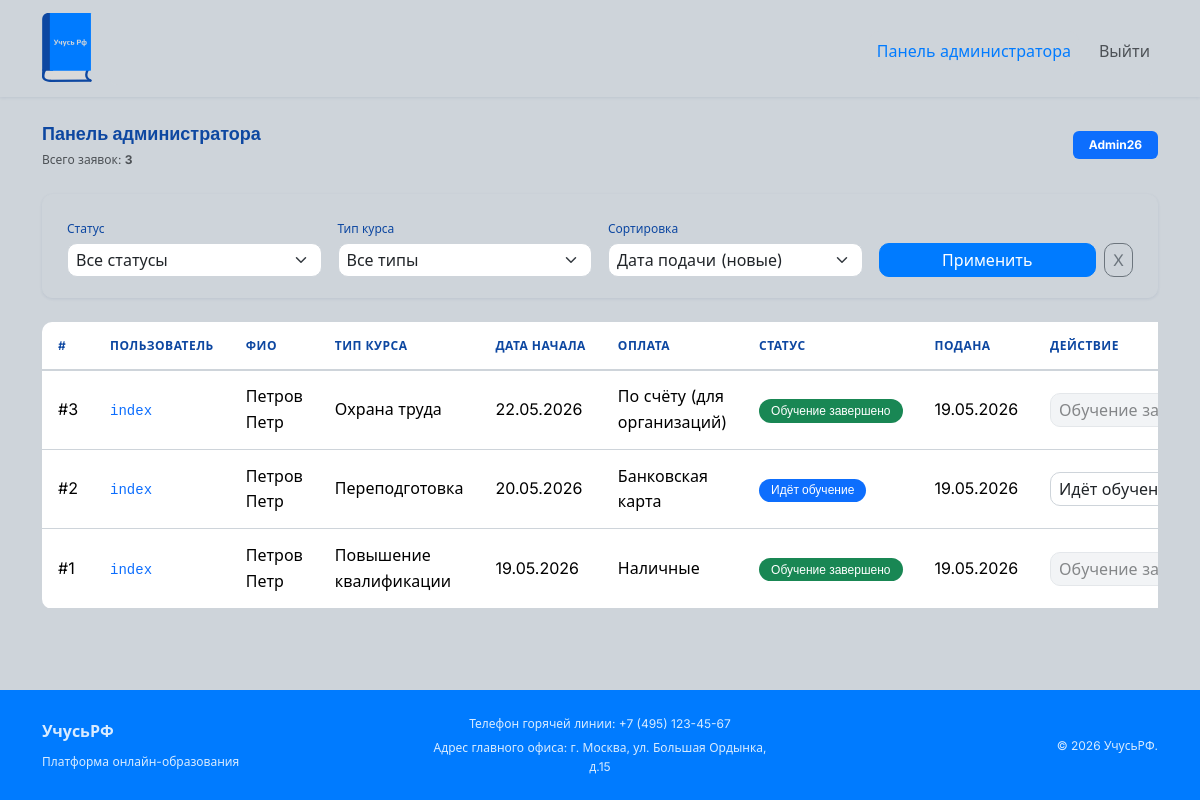
Page /panel/ (signed in) on the earlier database version.
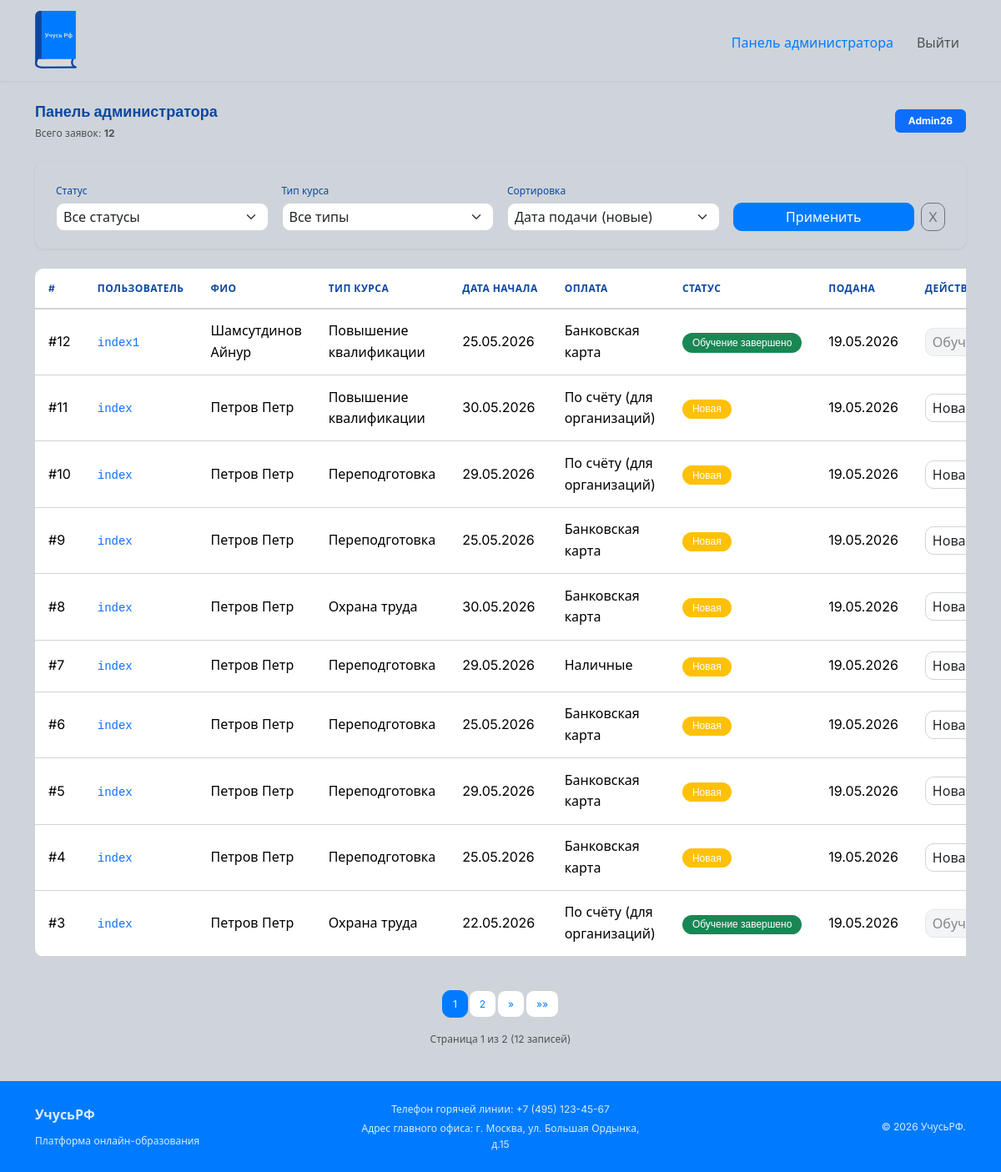
Same page on the later database version.
### courses/models.py (models this page shows, shortened)
class Application(models.Model):
    user = models.ForeignKey(User, on_delete=models.CASCADE, related_name='applications', verbose_name='Пользователь')
    course_type = models.CharField('Тип курса', max_length=20, choices=COURSE_TYPES)
    date = models.DateField('Дата начала')
    payment_method = models.CharField('Способ оплаты', max_length=20, choices=PAYMENT_METHODS)
    status = models.CharField('Статус', max_length=20, choices=STATUS_CHOICES, default='new')
    created_at = models.DateTimeField('Дата подачи', auto_now_add=True)
    class Meta:
        verbose_name = 'Заявка'
        verbose_name_plural = 'Заявки'
        ordering = ['-created_at']
    def get_status_badge(self):
        return {
            'new': 'warning',
            'in_progress': 'primary',
            'completed': 'success',
        }.get(self.status, 'secondary')
    def can_advance(self):
        return self.status != 'completed'

### accounts/models.py (models this page shows, shortened)
class User(AbstractBaseUser, PermissionsMixin):
    login = models.CharField('Логин', max_length=20, unique=True)
    first_name = models.CharField('Имя', max_length=100)
    last_name = models.CharField('Фамилия', max_length=100)
    middle_name = models.CharField('Отчество', max_length=100, blank=True)
    phone = models.CharField('Телефон', max_length=20, blank=True)
    email = models.EmailField('Email', unique=True)
    is_active = models.BooleanField(default=True)
    is_staff = models.BooleanField(default=False)
    date_joined = models.DateTimeField('Дата регистрации', auto_now_add=True)
    USERNAME_FIELD = 'login'
    REQUIRED_FIELDS = ['email', 'first_name', 'last_name']
    objects = UserManager()
    class Meta:
        verbose_name = 'Пользователь'
        verbose_name_plural = 'Пользователи'
    def get_full_name(self):
        parts = [self.last_name, self.first_name, self.middle_name]
        return ' '.join(p for p in parts if p).strip()
    @property
    def is_panel_admin(self):
        return self.login == 'Admin26'

### panel/views.py (the view)
    def wrapper(request, *args, **kwargs):
        if not request.user.is_authenticated or not request.user.is_panel_admin:
            return redirect('accounts:login')
        return view_func(request, *args, **kwargs)

### panel/views.py (called while the page is built)
def panel_required(view_func):
    def wrapper(request, *args, **kwargs):
        if not request.user.is_authenticated or not request.user.is_panel_admin:
            return redirect('accounts:login')
        return view_func(request, *args, **kwargs)
    wrapper.__name__ = view_func.__name__
    return wrapper

### templates/panel/index.html (shortened to what the changed rows need)
{% extends 'base.html' %}
{% block content %}
<section class="py-4">
    <div class="container-fluid container-xl">
        <div class="d-flex align-items-center justify-content-between flex-wrap gap-3 mb-4">
            <div>
                <h1 class="h3 fw-bold mb-1">Панель администратора</h1>
                <p class="text-muted mb-0" style="font-size: var(--font-sm);">
                    Всего заявок: <strong>{{ total_count }}</strong>
                </p>
            </div>
        </div>
        {% if page_obj %}
        <div class="table-responsive mt-4">
            <table class="table table-hover applications-table panel-table card-table">
                <thead>
                    <tr>
                        <th>#</th>
                        <th>Пользователь</th>
                        <th>ФИО</th>
                        <th>Тип курса</th>
                        <th>Дата начала</th>
                        <th>Оплата</th>
                        <th>Статус</th>
                        <th>Подана</th>
                        <th>Действие</th>
                    </tr>
                </thead>
                <tbody>
                    {% for app in page_obj %}
                    <tr class="app-row">
                        <td data-label="#">#{{ app.pk }}</td>
                        <td data-label="Пользователь"><code class="text-primary">{{ app.user.login }}</code></td>
                        <td data-label="ФИО">{{ app.user.get_full_name|truncatechars:20 }}</td>
                        <td data-label="Тип курса">{{ app.get_course_type_display }}</td>
                        <td data-label="Дата начала">{{ app.date|date:'d.m.Y' }}</td>
                        <td data-label="Оплата">{{ app.get_payment_method_display }}</td>
                        <td data-label="Статус">
                            <span class="badge bg-{{ app.get_status_badge }} status-badge">
                                {{ app.get_status_display }}
                            </span>
                        </td>
                        <td data-label="Подана">{{ app.created_at|date:'d.m.Y' }}</td>
                        <td data-label="Действие">
                            <form method="post" action="{% url 'panel:change_status' app.pk %}"
                                  class="status-form">
                                <select name="status"
                                        class="form-select form-select-sm status-select"
                                        onchange="this.form.submit()"
                                        {% if not app.can_advance %}disabled{% endif %}
                                        data-bs-toggle="tooltip"
                                        title="Выберите новый статус">
                                    {% for val, label in status_choices %}
                                    <option value="{{ val }}" {% if app.status == val %}selected{% endif %}>
                                        {{ label }}
                                    </option>
                                    {% endfor %}
                                </select>
                            </form>
                        </td>
                    </tr>
                    {% endfor %}
                </tbody>
            </table>
        </div>
        {% if page_obj.has_other_pages %}
        <nav aria-label="Постраничная навигация" class="mt-4">
            <ul class="pagination justify-content-center">
                {% for num in page_obj.paginator.page_range %}
                    {% if page_obj.number == num %}
                    <li class="page-item active"><span class="page-link">{{ num }}</span></li>
                    {% elif num > page_obj.number|add:'-3' and num < page_obj.number|add:'3' %}
                    <li class="page-item">
                        <a class="page-link" href="?page={{ num }}&status={{ status_filter }}&course_type={{ course_filter }}&sort={{ sort_by }}">
                            {{ num }}
                        </a>
                    </li>
                    {% endif %}
                {% endfor %}
                {% if page_obj.has_next %}
                <li class="page-item">
                    <a class="page-link" href="?page={{ page_obj.next_page_number }}&status={{ status_filter }}&course_type={{ course_filter }}&sort={{ sort_by }}">
                        &raquo;
                    </a>
                </li>
                <li class="page-item">
                    <a class="page-link" href="?page={{ page_obj.paginator.num_pages }}&status={{ status_filter }}&course_type={{ course_filter }}&sort={{ sort_by }}">
                        &raquo;&raquo;
                    </a>
                </li>
                {% endif %}
            </ul>
            <p class="text-center text-muted" style="font-size: var(--font-sm);">
                Страница {{ page_obj.number }} из {{ page_obj.paginator.num_pages }}
                ({{ total_count }} записей)
            </p>
        </nav>
        {% endif %}
        {% endif %}
    </div>
</section>
{% endblock %}

Differences in the rows shown:
no longer on this page (row unchanged): Application: pk "2", user.login "index", user.get_full_name "Петров Петр", course_type "Переподготовка", date "20.05.2026", payment_method "Банковская карта", status "Идёт обучение", created_at "19.05.2026"
no longer on this page (row unchanged): Application: pk "1", user.login "index", user.get_full_name "Петров Петр", course_type "Повышение квалификации", date "19.05.2026", payment_method "Наличные", status "Обучение завершено", created_at "19.05.2026"
added Application: pk "12", user.login "index1", user.get_full_name "Шамсутдинов Айнур", course_type "Повышение квалификации", date "25.05.2026", payment_method "Банковская карта", status "Обучение завершено", created_at "19.05.2026"
added Application: pk "11", user.login "index", user.get_full_name "Петров Петр", course_type "Повышение квалификации", date "30.05.2026", payment_method "По счёту (для организаций)", status "Новая", created_at "19.05.2026"
added Application: pk "10", user.login "index", user.get_full_name "Петров Петр", course_type "Переподготовка", date "29.05.2026", payment_method "По счёту (для организаций)", status "Новая", created_at "19.05.2026"
added Application: pk "9", user.login "index", user.get_full_name "Петров Петр", course_type "Переподготовка", date "25.05.2026", payment_method "Банковская карта", status "Новая", created_at "19.05.2026"
added Application: pk "8", user.login "index", user.get_full_name "Петров Петр", course_type "Охрана труда", date "30.05.2026", payment_method "Банковская карта", status "Новая", created_at "19.05.2026"
added Application: pk "7", user.login "index", user.get_full_name "Петров Петр", course_type "Переподготовка", date "29.05.2026", payment_method "Наличные", status "Новая", created_at "19.05.2026"
added Application: pk "6", user.login "index", user.get_full_name "Петров Петр", course_type "Переподготовка", date "25.05.2026", payment_method "Банковская карта", status "Новая", created_at "19.05.2026"
added Application: pk "5", user.login "index", user.get_full_name "Петров Петр", course_type "Переподготовка", date "29.05.2026", payment_method "Банковская карта", status "Новая", created_at "19.05.2026"
added Application: pk "4", user.login "index", user.get_full_name "Петров Петр", course_type "Переподготовка", date "25.05.2026", payment_method "Банковская карта", status "Новая", created_at "19.05.2026"
Other differences:
{{ total_count }}: "3" → "12"
{{ page_obj.number }}: (not shown) → "1"
{{ page_obj.paginator.num_pages }}: (not shown) → "2"
{{ total_count }}: (not shown) → "12"
new list line: "1"
new list line: "2"
text now shown: "» »» Страница из ( записей)"
